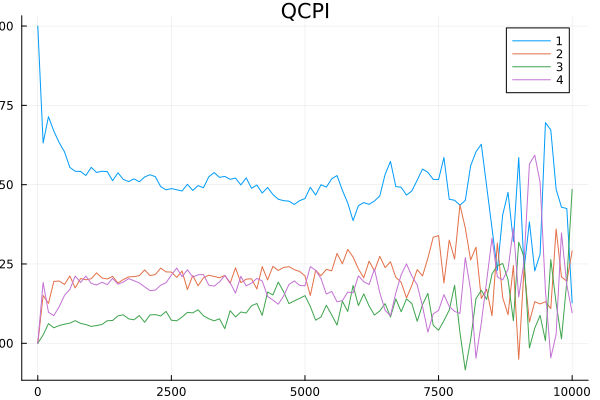

Here is the Julia script that generated this plot:
using QuantumDynamics
using Plots

const thz2au = 0.0001519828500716
const invcm2au = 4.55633e-6
const au2fs = 0.02418884254


function qcpi()
    threshold = 1e-10
    nsteps = 100
    N = 4
    β = 1 / (300 * 3.16683e-6)

    Jw = SpectralDensities.DrudeLorentz(; λ=100.0*invcm2au, γ=50.0*invcm2au, Δs=1.0)
    
    dt = 100 / au2fs

    ϵb = 600 * invcm2au

    H0 = Matrix{ComplexF64}(zeros(N, N))
    ρ0 = Matrix{ComplexF64}(zeros(N, N))
    ρ0[1, 1] = 1.0

    for i in 1:N
        if i <= N-1
            H0[i, i+1] = ϵb
        end
        if i >= 2
            H0[i, i-1] = ϵb
        end
    end


    ω, c = SpectralDensities.discretize(Jw, 100)
    hb = Solvents.HarmonicBath(β, ω, c, [1.0, 2.0, 3.0, 4.0], 1000)
    tc, ρc = QCPI.propagate(; Hamiltonian=H0, Jw, solvent=hb, ρ0, classical_dt=dt / 100, dt, ntimes=nsteps, kmax=1, svec=[1.0 2.0 3.0 4.0], extraargs=QuAPI.QuAPIArgs(), path_integral_routine=QuAPI.propagate)

    plot(tc.*au2fs, real.(ρc[:, 1,1]), label="1")
    plot!(tc.*au2fs, real.(ρc[:, 2,2]), label="2")
    plot!(tc.*au2fs, real.(ρc[:, 3,3]), label="3")
    plot!(tc.*au2fs, real.(ρc[:, 4,4]), title = "QCPI", label="4")

    savefig("QCPI_Pentacene.png")
end

qcpi()
